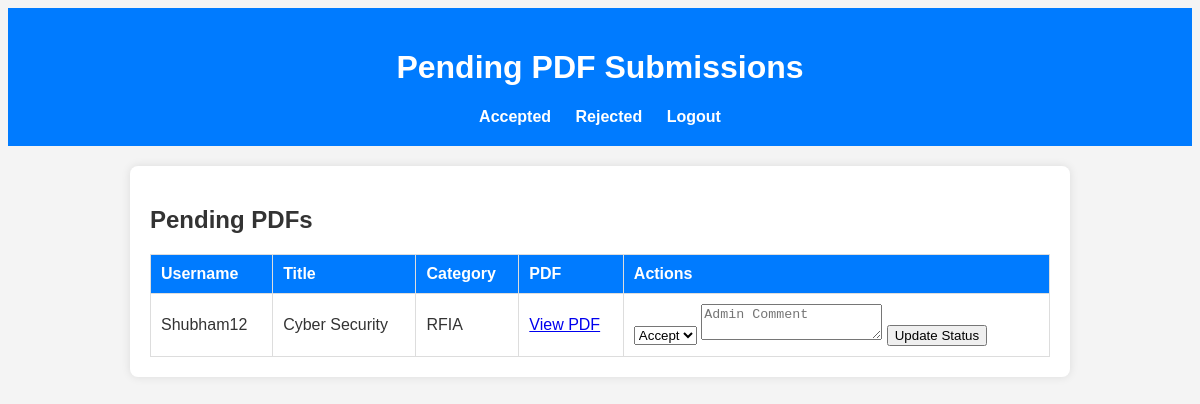
/pending.php (signed in), run on the app's committed database.
### tables this page shows
CREATE TABLE `pdf_submissions` (
  `id` int(11) NOT NULL,
  `user_id` int(11) DEFAULT NULL,
  `title` varchar(255) DEFAULT NULL,
  `category` enum('RFIA','Category2','Category3','Category4') DEFAULT NULL,
  `pdf_filename` varchar(255) DEFAULT NULL,
  `comment` text DEFAULT NULL,
  `status` enum('pending','accepted','unaccepted') DEFAULT 'pending',
  `admin_comment` text DEFAULT NULL,
  `submission_date` timestamp NOT NULL DEFAULT current_timestamp(),
  `status_changed_at` timestamp NOT NULL DEFAULT current_timestamp() ON UPDATE current_timestamp(),
  `admin_comment_updated_at` timestamp NOT NULL DEFAULT current_timestamp() ON UPDATE current_timestamp()
);

CREATE TABLE `users` (
  `id` int(11) NOT NULL,
  `username` varchar(50) NOT NULL,
  `password` varchar(255) NOT NULL,
  `email` varchar(100) DEFAULT NULL,
  `role` enum('admin','user') DEFAULT 'user'
);

### pending.php (the view, shortened to what this page needs)
<?php
include 'db_connect.php';
$stmt = $conn->prepare("SELECT pdf_submissions.*, users.username FROM pdf_submissions JOIN users ON pdf_submissions.user_id = users.id WHERE status = 'pending' ORDER BY submission_date DESC");
$stmt->execute();
$result = $stmt->get_result();
$pdf_list = $result->fetch_all(MYSQLI_ASSOC);
?>
<!DOCTYPE html>
<html lang="en">
<head>
</head>
<body>
    <header>
        <h1>Pending PDF Submissions</h1>
        <nav>
            <a href="accepted.php">Accepted</a>
            <a href="rejected.php">Rejected</a>
            <a href="logout.php">Logout</a>
        </nav>
    </header>
    <main>
        <h2>Pending PDFs</h2>
        <?php if (!empty($pdf_list)): ?>
            <table>
                <tr>
                    <th>Username</th>
                    <th>Title</th>
                    <th>Category</th>
                    <th>PDF</th>
                    <th>Actions</th>
                </tr>
                <?php foreach ($pdf_list as $row): ?>
                    <tr>
                        <td><?php echo htmlspecialchars($row['username']); ?></td>
                        <td><?php echo htmlspecialchars($row['title']); ?></td>
                        <td><?php echo htmlspecialchars($row['category']); ?></td>
                        <td><a href="#" class="view-pdf" data-pdf="uploads/<?php echo htmlspecialchars($row['pdf_filename']); ?>">View PDF</a></td>
                        <td>
                            <form method="POST" action="pending.php">
                                <select name="status">
                                    <option value="accepted">Accept</option>
                                </select>
                                <textarea name="admin_comment" placeholder="Admin Comment"></textarea>
                                <input type="submit" value="Update Status">
                            </form>
                        </td>
                    </tr>
                <?php endforeach; ?>
            </table>
        <?php else: ?>
            <p>No pending PDFs found.</p>
        <?php endif; ?>
    </main>
</body>
</html>

### pending.php (style rules this page uses)
body { font-family: Arial, sans-serif; background-color: #f4f4f4; color: #333; }
header { background-color: #007bff; color: #fff; padding: 20px; text-align: center; }
nav a { color: #fff; text-decoration: none; font-weight: bold; margin: 0 10px; }
main { max-width: 900px; margin: 20px auto; padding: 20px; background-color: #fff; border-radius: 8px; box-shadow: 0 0 10px rgba(0, 0, 0, 0.1); }
table { width: 100%; border-collapse: collapse; }
table, th, td { border: 1px solid #ddd; }
th, td { padding: 10px; text-align: left; }
th { background-color: #007bff; color: #fff; }

### data on the page
pdf_submissions: user.username "Shubham12", title "Cyber Security", category "RFIA"
